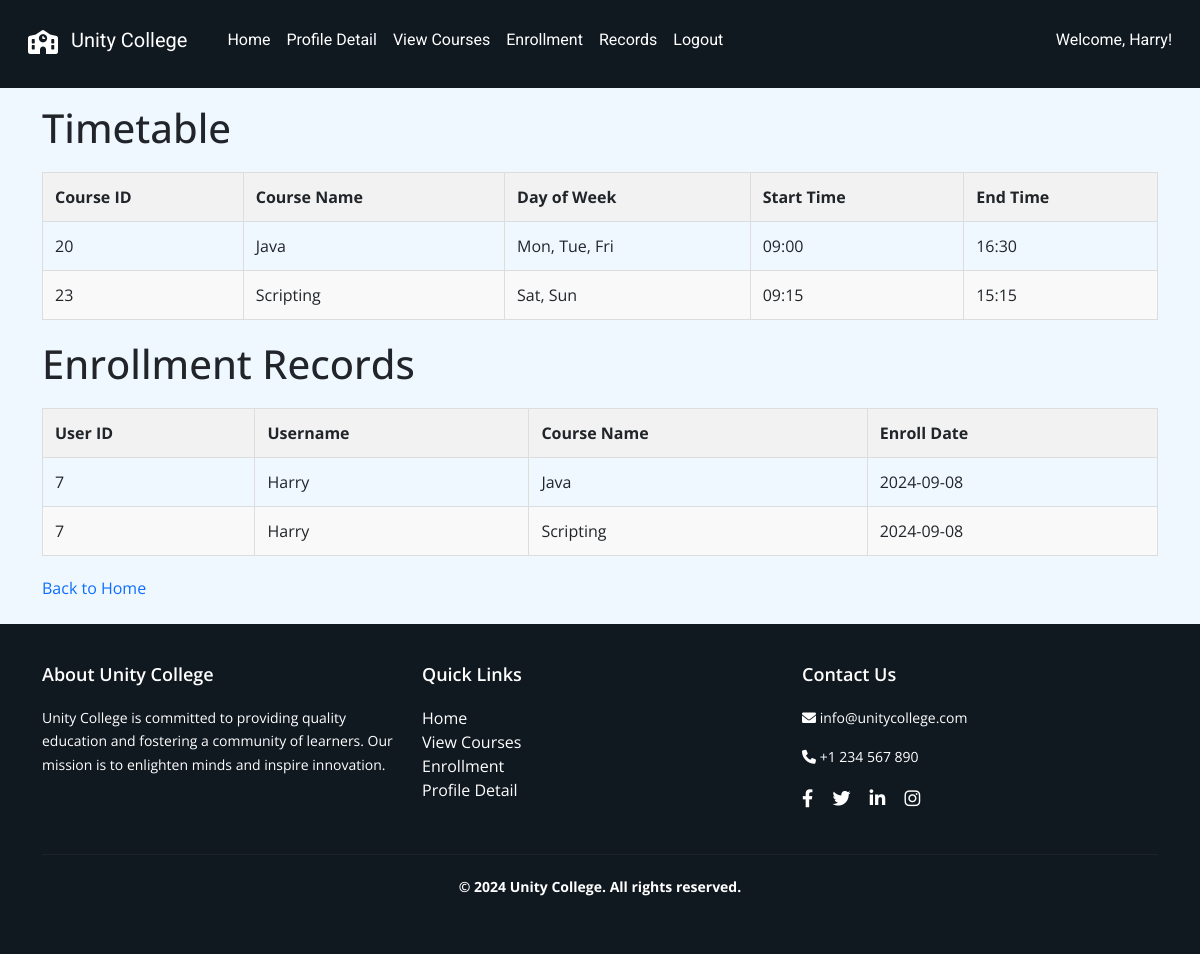
Before: /student/records (signed in) with the older database file.
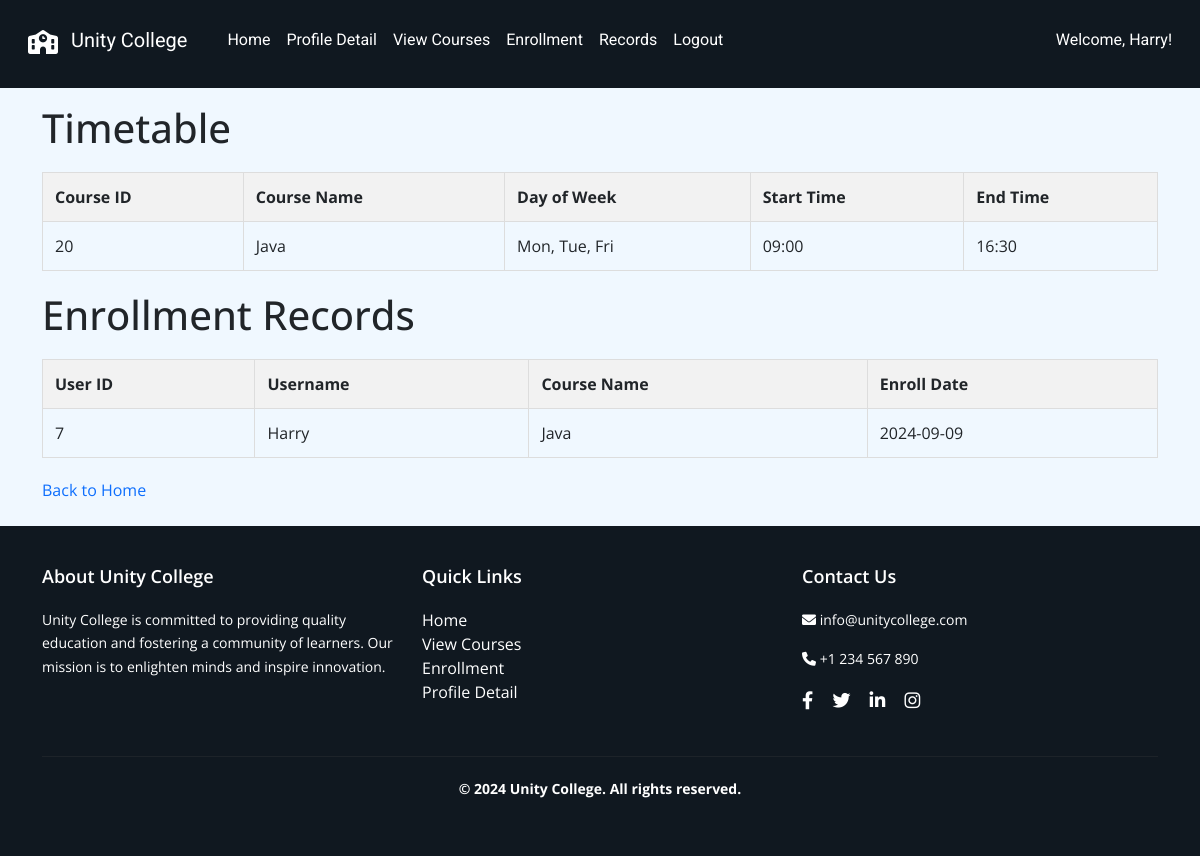
After: the same page with the newer database file.
### tables this page shows
CREATE TABLE "schedule" (
    "id" INTEGER PRIMARY KEY AUTOINCREMENT,
    "course_id" INTEGER NOT NULL,
    "day_of_week" TEXT NOT NULL,
    "start_time" TEXT NOT NULL,
    "end_time" TEXT NOT NULL,
    FOREIGN KEY("course_id") REFERENCES "course"("id") ON DELETE CASCADE
);

CREATE TABLE "course" (
    "id" INTEGER PRIMARY KEY AUTOINCREMENT,
    "name" TEXT NOT NULL,
    "image" TEXT NOT NULL,
    "description" TEXT NOT NULL,
    "credits" INTEGER NOT NULL,
    "lecturer" TEXT NOT NULL
);

CREATE TABLE "enrollment" (
    "id" INTEGER PRIMARY KEY AUTOINCREMENT,
    "student_id" INTEGER NOT NULL,
    "course_id" INTEGER NOT NULL,
    "enroll_date" DATE NOT NULL,
    FOREIGN KEY("student_id") REFERENCES "student"("id") ON DELETE RESTRICT,
    FOREIGN KEY("course_id") REFERENCES "course"("id") ON DELETE RESTRICT
);

CREATE TABLE "student" (
    "id" INTEGER PRIMARY KEY AUTOINCREMENT,
    "first_name" TEXT NOT NULL,
    "last_name" TEXT NOT NULL,
    "email" TEXT NOT NULL,
    "phone" INTEGER NOT NULL,
    "address" TEXT NOT NULL,
    "password" TEXT NOT NULL
);

### app.py (the view)
@app.route('/student/records')
def view_enrollment_records():
    if 'username' not in session or session.get('user_type') != 'student':
        return redirect(url_for('student_login'))
    student_id = session.get('uid')  # Get student ID from session
    if not student_id:
        return redirect(url_for('home'))
    try:
        enrollments = query_db("""
            SELECT e.student_id, s.first_name, c.name AS course_name, e.enroll_date
            FROM enrollment e
            JOIN student s ON e.student_id = s.id
            JOIN course c ON e.course_id = c.id
            WHERE e.student_id = ?
        """, (student_id,))
        timetable = query_db("""
            SELECT sc.course_id, c.name AS course_name, sc.day_of_week, sc.start_time, sc.end_time
            FROM schedule sc
            JOIN course c ON sc.course_id = c.id
            WHERE sc.course_id IN (
                SELECT e.course_id FROM enrollment e WHERE e.student_id = ?
            )
            ORDER BY sc.day_of_week, sc.start_time
        """, (student_id,))
    except Exception as e:
        print(traceback.format_exc())
        enrollments = []
        timetable = []
    return render_template('student/records.html',
                           enrollments=enrollments,
                           timetable=timetable,
                           username=session.get('username'))

### dbcontroller.py (called while the page is built)
def query_db(query, args=(), one=False):
    con = sqlite3.connect('advweb.db')
    cur = con.cursor()
    cur.execute(query, args)
    rv = cur.fetchall()
    cur.close()
    con.close()
    return (rv[0] if rv else None) if one else rv

### templates/student/records.html (shortened to what this page needs)
{% extends "/student/layout.html" %} {% block content %}
<h1>Timetable</h1>
<table>
  <thead>
    <tr>
      <th>Course ID</th>
      <th>Course Name</th>
      <th>Day of Week</th>
      <th>Start Time</th>
      <th>End Time</th>
    </tr>
  </thead>
  <tbody>
    {% if timetable %} {% for item in timetable %}
    <tr>
      <td>{{ item[0] }}</td>
      <td>{{ item[1] }}</td>
      <td>{{ item[2] }}</td>
      <td>{{ item[3] }}</td>
      <td>{{ item[4] }}</td>
    </tr>
    {% endfor %} {% else %}
    <tr>
      <td colspan="5">No timetable records found.</td>
    </tr>
    {% endif %}
  </tbody>
</table>
<h1>Enrollment Records</h1>
<table>
  <thead>
    <tr>
      <th>User ID</th>
      <th>Username</th>
      <th>Course Name</th>
      <th>Enroll Date</th>
    </tr>
  </thead>
  <tbody>
    {% if enrollments %} {% for enrollment in enrollments %}
    <tr>
      <td>{{ enrollment[0] }}</td>
      <td>{{ enrollment[1] }}</td>
      <td>{{ enrollment[2] }}</td>
      <td>{{ enrollment[3] }}</td>
    </tr>
    {% endfor %} {% else %}
    <tr>
      <td colspan="4">No enrollment records found.</td>
    </tr>
    {% endif %}
  </tbody>
</table>
<a href="{{ url_for('home') }}">Back to Home</a>
{% endblock %}

Changed rows visible on the page:
no longer on this page (row unchanged): schedule: course "23", name "Scripting", day_of_week "Sat, Sun", start_time "09:15", end_time "15:15"
removed enrollment: student "7", first_name "Harry", name "Java", enroll_date "2024-09-08"
removed enrollment: student "7", first_name "Harry", name "Scripting", enroll_date "2024-09-08"
added enrollment: student "7", first_name "Harry", name "Java", enroll_date "2024-09-09"
